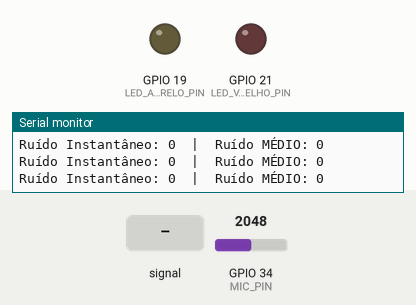
A sketch run on a simulated ESP32. On the bench: output pins drawn as LEDs (lit = HIGH), the last lines printed to the serial monitor. Inputs (shaded band) come from the test bench; at power-on: GPIO 34 (MIC_PIN) = 2048. WiFi joins after 1.5 s; servers stay silent unless stated; uploads are accepted with an empty reply.

Above: at 2.9 s.
3.0 s: GPIO 34 (MIC_PIN) fed a 200 Hz sine of ±327 counts around its level
At 4.8 s:
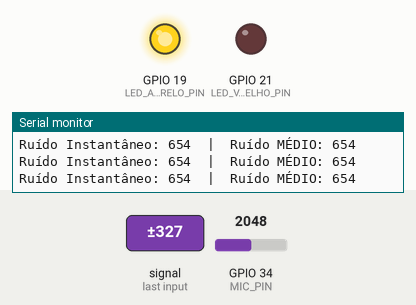
5.1 s: GPIO 34 (MIC_PIN) fed a 1000 Hz sine of ±1023 counts around its level
At 6.3 s:
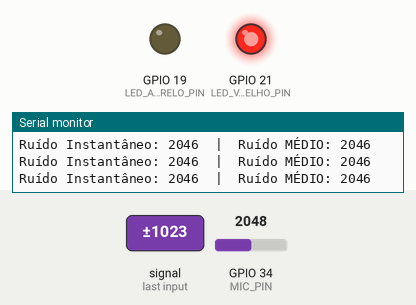
6.8 s: GPIO 34 (MIC_PIN) set to 2866
At 8.7 s:
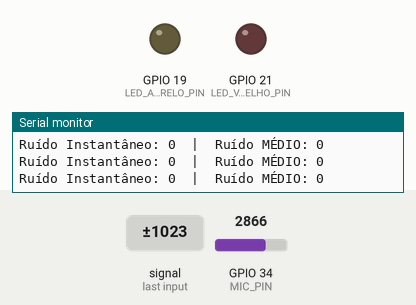
Timing chart, 0 to 10.2 s (numbered marks = the images above; inputs shaded):
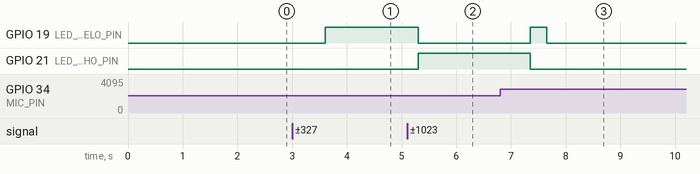

The sketch:

ProjetoSom.ino
```cpp
/*
 * PROJETO: EcoLibrary - Semáforo de Ruído IoT
 * DESCRIÇÃO: Monitoramento de ruído analógico (MAX4466) com filtro de Média Móvel.
 * ENVIOS: Telemetria (ThingSpeak) e Alertas (Discord).
 */

#include <WiFi.h>
#include <HTTPClient.h>

// --- CONFIGURAÇÕES DE CONEXÃO ---
const char* ssid = "Fred";
const char* password = "sophia24";
String thingSpeakApiKey = "XXHKUFADAP5IFK1S";
String discordWebhookUrl = "https://discord.com/api/webhooks/1438165252041609307/AvdU1fdwQuqXlI4cK3lZdtA4lJpJv9EO92lcKXUR7RpmR0fgC3IQdxtr9ACM6WVyzWQp";

// --- CONFIGURAÇÃO DE HARDWARE ---
const int LED_AMARELO_PIN = 19;
const int LED_VERMELHO_PIN = 21;
const int MIC_PIN = 34; // Pino ADC para o microfone
const int sampleWindow = 50; // Janela de amostragem em ms

// --- CALIBRAÇÃO DE LIMITES ---
int LIMITE_AMARELO = 400; // Início da 'Conversa Suave'
int LIMITE_VERMELHO = 1000; // Início da 'Conversa Atrapalhando'

// --- VARIÁVEIS DE TEMPORIZAÇÃO E CONTROLE ---
long intervaloThingSpeak = 60000; // Intervalo de envio (1 minuto)
unsigned long tempoAnteriorThingSpeak = 0;
long intervaloAlertaRuido = 5000; // Tempo contínuo para alerta (5s para teste)
unsigned long tempoInicioLedVermelho = 0; // Timer para contagem
bool alertaEnviado = false;

// --- VARIÁVEIS DA MÉDIA MÓVEL ---
const int NUM_AMOSTRAS = 20; // 20 amostras = 1 segundo de média
int amostras[NUM_AMOSTRAS];
int indiceAmostra = 0;
long totalAmostras = 0;
int mediaRuido = 0;

// ======================================
//   PROTÓTIPOS DAS FUNÇÕES
// ======================================
int getSoundAmplitude();
void controlarLEDs(int nivelRuído);
void checarAlertaDiscord();
void enviarDadosThingSpeak(int nivelRuido);
void enviarMensagemDiscord(String mensagemConteudo);
void dispararAlertaDiscord();
void conectarWiFi();


// ==================
// FUNÇÃO DE SETUP
// ==================
void setup() {
  Serial.begin(115200);

  // Configura pinos de saída
  pinMode(LED_AMARELO_PIN, OUTPUT);
  pinMode(LED_VERMELHO_PIN, OUTPUT);
  digitalWrite(LED_AMARELO_PIN, LOW);
  digitalWrite(LED_VERMELHO_PIN, LOW);

  // Inicializa o array da média móvel
  for (int i = 0; i < NUM_AMOSTRAS; i++) {
    amostras[i] = 0;
  }

  // 1. Conecta ao WiFi
  conectarWiFi();

  // 2. MANDA MENSAGEM DE "ONLINE" PARA O DISCORD
  if (WiFi.status() == WL_CONNECTED) {
    enviarMensagemDiscord("✅ O Monitor de Ruído está ONLINE e funcionando.");
  }
}

// ==================
// FUNÇÃO DE LOOP
// ==================
void loop() {
  int nivelRuido = getSoundAmplitude();

  // --- CÁLCULO DA MÉDIA MÓVEL (Filtro de Suavização) ---
  totalAmostras = totalAmostras - amostras[indiceAmostra]; // Remove a leitura mais antiga
  amostras[indiceAmostra] = nivelRuido;                    // Salva a nova leitura
  totalAmostras = totalAmostras + nivelRuido;              // Adiciona a nova leitura
  indiceAmostra = indiceAmostra + 1;
  if (indiceAmostra >= NUM_AMOSTRAS) {
    indiceAmostra = 0; // Reinicia o índice
  }
  mediaRuido = totalAmostras / NUM_AMOSTRAS; // Calcula a média

  // Debug: Imprime os valores instantâneos e médios
  Serial.print("Ruído Instantâneo: ");
  Serial.print(nivelRuido);
  Serial.print("  |  Ruído MÉDIO: ");
  Serial.println(mediaRuido);


  // 2. Controlar os LEDs usando a MÉDIA
  controlarLEDs(mediaRuido);

  // 3. Enviar dados para o ThingSpeak (Checa o intervalo de tempo)
  unsigned long agora = millis();
  if (agora - tempoAnteriorThingSpeak >= intervaloThingSpeak) {
    enviarDadosThingSpeak(mediaRuido);
    tempoAnteriorThingSpeak = agora;
  }

  // 4. Checar o alerta do Discord
  checarAlertaDiscord();
}


// ==================
// FUNÇÕES AUXILIARES
// ==================

// Lê o sensor analógico e retorna a amplitude (Pico a Pico)
int getSoundAmplitude() {
  unsigned long startTime = millis();
  unsigned int signalMax = 0;
  unsigned int signalMin = 4095;

  while (millis() - startTime < sampleWindow) {
    int sample = analogRead(MIC_PIN);
    if (sample < 4095) {
      if (sample > signalMax) {
        signalMax = sample;
      } else if (sample < signalMin) {
        signalMin = sample;
      }
    }
  }
  return signalMax - signalMin; // Amplitude Pico a Pico
}

// Controla a lógica do semáforo de LEDs
void controlarLEDs(int nivelRuído) {
  if (nivelRuído >= LIMITE_VERMELHO) {
    // Nível ALTO (Vermelho)
    digitalWrite(LED_AMARELO_PIN, LOW);
    digitalWrite(LED_VERMELHO_PIN, HIGH);

    if (tempoInicioLedVermelho == 0) {
      tempoInicioLedVermelho = millis(); // Inicia o contador
    }
    alertaEnviado = false;

  } else if (nivelRuído >= LIMITE_AMARELO) {
    // Nível MÉDIO (Amarelo)
    digitalWrite(LED_AMARELO_PIN, HIGH);
    digitalWrite(LED_VERMELHO_PIN, LOW);
    tempoInicioLedVermelho = 0; // Zera o contador de alerta

  } else {
    // Nível BAIXO (Silêncio)
    digitalWrite(LED_AMARELO_PIN, LOW);
    digitalWrite(LED_VERMELHO_PIN, LOW);
    tempoInicioLedVermelho = 0; // Zera o contador de alerta
  }
}

// Checa se o tempo de alerta foi atingido
void checarAlertaDiscord() {
  if (tempoInicioLedVermelho != 0 && !alertaEnviado) {
    if (millis() - tempoInicioLedVermelho >= intervaloAlertaRuido) {
      Serial.println(">>> TEMPO DE ALERTA ATINGIDO! Enviando notificação para o Discord...");
      dispararAlertaDiscord();
      alertaEnviado = true;
      tempoInicioLedVermelho = 0;
    }
  }
}

// Envia a MÉDIA de ruído para o Field 2 do ThingSpeak
void enviarDadosThingSpeak(int nivelRuido) {
  if (WiFi.status() == WL_CONNECTED) {
    HTTPClient http;
    String url = "http://api.thingspeak.com/update?api_key=" + thingSpeakApiKey + "&field2=" + String(nivelRuido); // Envia para Field 2

    http.begin(url);
    http.GET(); // Apenas executa a requisição
    http.end();
  }
}

// Função genérica para enviar qualquer mensagem ao Discord via Webhook
void enviarMensagemDiscord(String mensagemConteudo) {
  if (WiFi.status() == WL_CONNECTED) {
    HTTPClient http;
    http.begin(discordWebhookUrl);
    http.addHeader("Content-Type", "application/json");

    String mensagem = "{\"content\":\"" + mensagemConteudo + "\"}";

    http.POST(mensagem);
    http.end();
  }
}

// Dispara o alerta de barulho
void dispararAlertaDiscord() {
  enviarMensagemDiscord("ALERTA: Barulho excessivo detectado na biblioteca!");
}

// Conecta o ESP32 ao WiFi
void conectarWiFi() {
  Serial.print("Conectando ao WiFi: ");
  Serial.println(ssid);
  WiFi.begin(ssid, password);
  int tentativas = 0;
  while (WiFi.status() != WL_CONNECTED && tentativas < 20) {
    delay(500);
    Serial.print(".");
    tentativas++;
  }

  if(WiFi.status() == WL_CONNECTED){
    Serial.println("\nWiFi Conectado!");
    Serial.print("Endereço IP: ");
    Serial.println(WiFi.localIP());
  } else {
    Serial.println("\nFalha ao conectar no WiFi. Verifique a senha.");
  }
}
```

Measured:
- after the input at 3.0 s, GPIO 19 (LED_AMARELO_PIN): LOW → HIGH after 0.60 s
- after the input at 5.1 s, GPIO 19 (LED_AMARELO_PIN): HIGH → LOW after 0.20 s; GPIO 21 (LED_VERMELHO_PIN): LOW → HIGH after 0.20 s
- after the input at 6.8 s, GPIO 19 (LED_AMARELO_PIN): LOW → HIGH after 0.55 s, → LOW 0.30 s later; GPIO 21 (LED_VERMELHO_PIN): HIGH → LOW after 0.55 s
